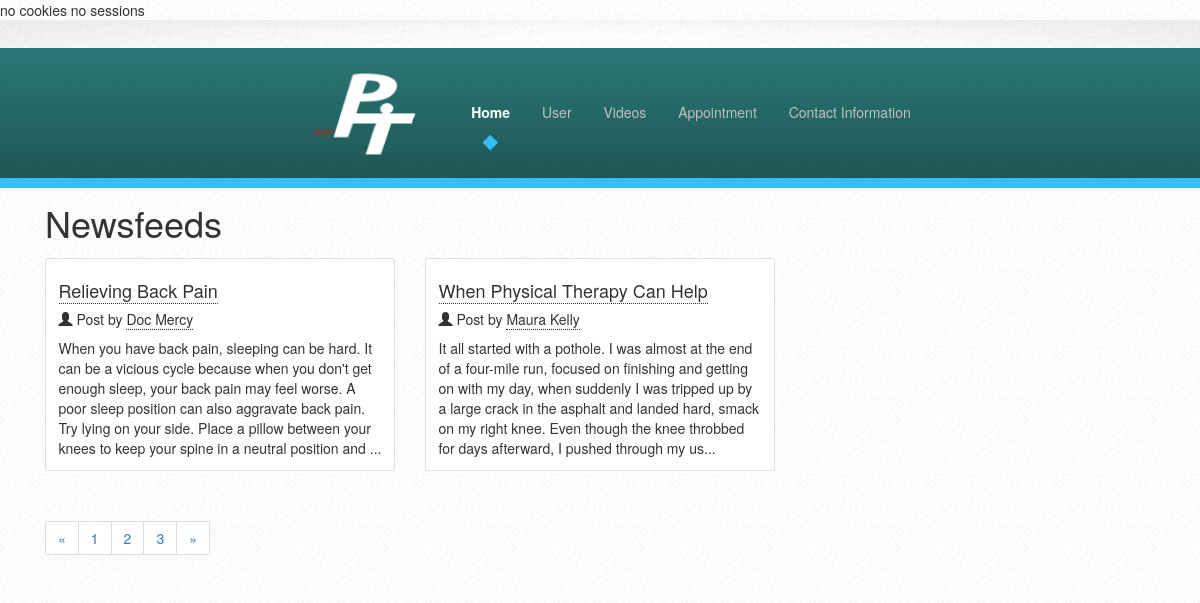
The app's page /user/index.php with its own data.
### tables this page shows
CREATE TABLE `article` (
  `Article_ID` int(10) UNSIGNED NOT NULL,
  `Therapist_ID` varchar(20) NOT NULL,
  `Article_Title` varchar(50) NOT NULL,
  `Article` text NOT NULL,
  `Comment_Log_ID` int(20) NOT NULL
);

CREATE TABLE `therapist_account` (
  `Therapist_ID` varchar(20) NOT NULL,
  `Password` varchar(20) NOT NULL,
  `First_Name` varchar(50) NOT NULL,
  `Last_Name` varchar(50) NOT NULL,
  `License_Id` varchar(20) NOT NULL,
  `isValidated` tinyint(1) NOT NULL,
  `License_Type` varchar(20) NOT NULL,
  `Profile_Picture` longblob NOT NULL,
  `Contact_Number` varchar(20) NOT NULL,
  `Email` varchar(50) NOT NULL,
  `Description` text NOT NULL
);

### user/DatabaseConnectorClass.php (called while the page is built, shortened)
<?php
Class DababaseConnector
{
    var $host = 'localhost';
    var $username = 'id5592625_gregariousxx18';
    var $password = 'Havanaunana';
    var $dbname = 'id5592625_myphysicaltherapist';
    var $query;
    function setQuery ($var)
    {
        $this->query = $var;
    }
    function getConnection ()
    {
        $conn = @mysqli_connect($this->host, $this->username, $this->password, $this->dbname);
        if (!$conn) {
            die("Connection failed" . mysqli_connect_error());
        } else {
            return $conn;
        }
    }
    function executeSelectQuery ()
    {
        $conn = $this->getConnection();
        if (!$conn) {
            $conn->close();
            die("Connection failed" . mysqli_connect_error());
        } else {
            $response = @mysqli_query($conn, $this->query);
            return $response;
        }
    }
}
?>

### user/index.php (the view, shortened to what this page needs)
<?php
include "DatabaseConnectorClass.php";
$dbConn = new DababaseConnector();
$sql = 'SELECT a.Therapist_ID, a.Comment_Log_ID ,a.Article_ID,a.Article_Title,
SUBSTRING( a.Article,1,300) as Article,b.First_Name,b.Last_Name FROM article a
 INNER JOIN therapist_account b WHERE a.Therapist_ID = b.Therapist_ID AND b.isValidated = 1 ORDER BY a.Article_ID DESC';
$dbConn->setQuery($sql);
$result = $dbConn->executeSelectQuery();
?>
<!DOCTYPE HTML>
<html>
<head>
    <link rel="stylesheet" href="assets/css/main.css"/>
    <link href="vendor/bootstrap/css/bootstrap.min.css" rel="stylesheet">
    <link href="assets/css/3-col-portfolio.css" rel="stylesheet">
    <link rel="stylesheet" href="https://maxcdn.bootstrapcdn.com/bootstrap/3.3.7/css/bootstrap.min.css">
</head>
<body>
<div id="page-wrapper">
    <div id="header">
        <nav id="nav">
            <ul>
                <li><a href="index.php"><img src="images/MyPtLogo.png" width="150" height="90"></a></li>
                <li class="current"><a href="index.php">Home</a></li>
                <li>
                    <a href="videos.html">User</a>
                </li>
                <li>
                    <a href="videos.html">Videos</a>
                </li>
                <li>
                    <a href="appointment.html">Appointment</a>
                </li>
                <li><a href="contactinfo.html">Contact Information</a></li>
            </ul>
        </nav>
    </div>
</div>
<div class="container">
    <h1 class="my-4">Newsfeeds</h1>
    <div class="row">
        <?php
        while ($row = @mysqli_fetch_array($result)) {
            echo '<div class="col-lg-4 col-sm-6 portfolio-item">
                    <div class="card h-100">
                        <div class="card-body">';
            echo '<h4 class="card-title"><a onclick="document.getElementById(\'articleForm\').submit();">' . $row['Article_Title'] . '</a></h4>';
            echo '<h5><span class="glyphicon glyphicon-user"></span> Post by <a onclick="document.getElementById(\'userForm\').submit();">' . $row['First_Name'] . '  ' . $row['Last_Name'] . '</a></h5>';
            echo '<p class="card-text">' . $row['Article'] . '...</p></div></div></div>';
        }
        ?>
    </div>
    <ul class="pagination justify-content-center">
        <li class="page-item">
            <a class="page-link" href="#" aria-label="Previous">
                <span aria-hidden="true">&laquo;</span>
            </a>
        </li>
        <li class="page-item">
            <a class="page-link" href="#">1</a>
        </li>
        <li class="page-item">
            <a class="page-link" href="#">2</a>
        </li>
        <li class="page-item">
            <a class="page-link" href="#">3</a>
        </li>
        <li class="page-item">
            <a class="page-link" href="#" aria-label="Next">
                <span aria-hidden="true">&raquo;</span>
            </a>
        </li>
    </ul>
</div>
</body>

### user/assets/css/3-col-portfolio.css (style rules this page uses)
.portfolio-item { margin-bottom: 30px; }
.pagination { margin-bottom: 30px; }

### records on screen
article: Article_Title "Relieving Back Pain", Therapist_ID.First_Name "Doc", Therapist_ID.Last_Name "Mercy", Article "When you have back pain, sleeping can be hard. It can be a vicious cycle because when you don't get enough sleep, your back pain may feel worse. A poor sleep position can also aggravate back pain. Try lying on your side. Place a pillow between your knees to keep your spine in a neutral position and"
article: Article_Title "When Physical Therapy Can Help", Therapist_ID.First_Name "Maura", Therapist_ID.Last_Name "Kelly", Article "It all started with a pothole. I was almost at the end of a four-mile run, focused on finishing and getting on with my day, when suddenly I was tripped up by a large crack in the asphalt and landed hard, smack on my right knee. Even though the knee throbbed for days afterward, I pushed through my us"
